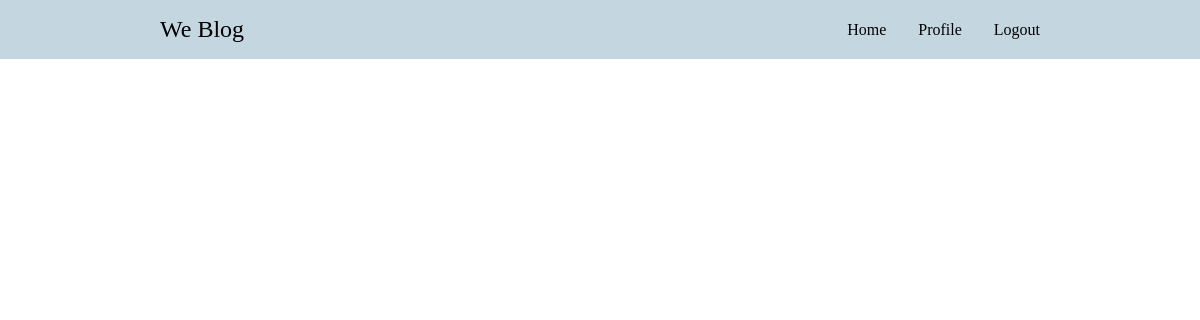
Before: /Updatepost/3 with the older database file.
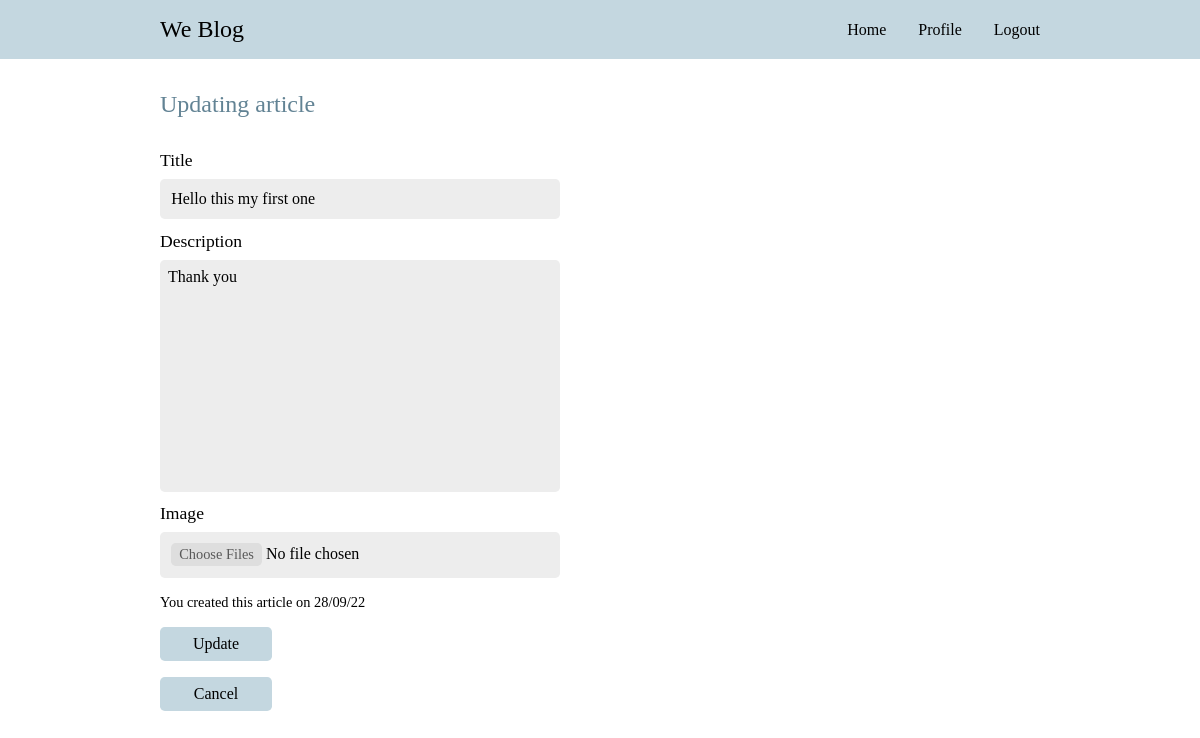
After: the same page with the newer database file.
### blog/models.py (models this page shows, shortened)
class Article(models.Model):
    user = models.ForeignKey(User, on_delete=models.CASCADE, null=True)
    title=models.CharField(max_length=200)
    desc=models.TextField()
    date = models.DateTimeField(default=datetime.now)
    pic = models.ImageField(null = True, blank = True, upload_to='Articlepics/')

### blog/views.py (the view)
# urls.py: path('Updatepost/<int:Author_id>', views.Updatepost, name="Updatepost" ),
def Updatepost(request, Author_id):
    if (request.method=="POST"):
        lpic=Article.objects.get(id=Author_id).pic
        Article.objects.filter(id=Author_id).update(title=request.POST['Posttitle'], desc=request.POST['Postdes'])
        if(request.FILES.get('Pic')):
            Article.objects.filter(id=Author_id).update(pic=request.FILES.get('Pic'))
        return redirect('/Myarticles')
    article=Article.objects.filter(id=Author_id).values()
    return render(request, 'Updatearticle.html', {'articledata':article})

### Templates/Updatearticle.html (shortened to what this page needs)
{% load static %}
<!DOCTYPE html>
<html lang="en">
  <head>
    <link rel="stylesheet" href="{% static '/Css/Landingpage.css' %}" />
    <link rel="stylesheet" href="{% static '/Css/Home.css' %}" />
  </head>
  <body>
    <header>
      <a href="/"><span>We Blog</span></a>
      <ul>
        <a href="{% url 'Bloghome' %}">
          <li>Home</li>
        </a>
        <a href="{% url 'Profile' %}">
          <li>Profile</li>
        </a>
        <a href="{% url 'Logout' %}">
          <li>Logout</li>
        </a>
      </ul>
    </header>
    {% for i in articledata %}
    <div class="Main">
      <form
        class="updatearticle"
        action="{% url 'Updatepost' i.id%}"
        method="POST"
        enctype="multipart/form-data"
      >
        <h2>Updating article</h2>
        <label for="title">Title</label>
        <input
          type="text"
          id="title"
          required
          minlength="20"
          maxlength="100"
          name="Posttitle"
          placeholder="Should be between 10 to 30 words"
          value="{{i.title}}"
        />
        <label for="desc">Description</label>
        <textarea
          id="desc"
          required
          cols="60vw"
          name="Postdes"
          rows="12"
          maxlength="1000"
          placeholder="Maximum 1000 characters"
        >{{i.desc}}</textarea
        >
        <label for="Image">Image</label>
        <input type="file" name="Pic" multiple id="Image" />
        <p>You created this article on {{i.date | date:"j/m/y"}}</p>
        <button type="submit">Update</button>
        <a href="{% url 'Myarticles' %}"
          ><button type="button">Cancel</button></a
        >
      </form>
    </div>
    {% endfor %}
  </body>
</html>

Changed rows visible on the page:
added Article: Posttitle "Hello this my first one", Postdes "Thank you", date "28/09/22"
